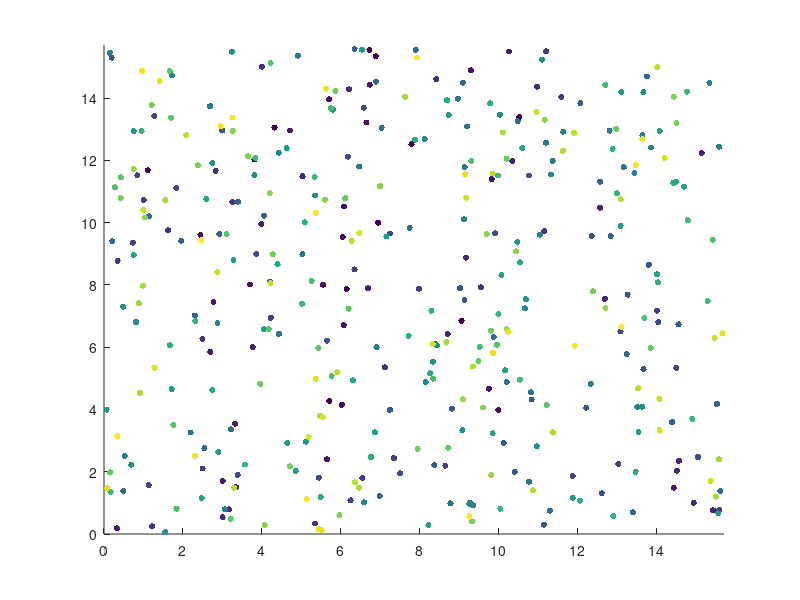

Write the MATLAB code that produced this figure. (Note: this script raises an error after producing the figure.)
clear all
close all

h = figure;
axis tight manual % this ensures that getframe() returns a consistent size
filename = 'testAnimated2d.gif';


L=5*pi;%Length
me=9.10938356*10^-31;%Mass of electron
DT=.1;%DeltaT
NT=500;%Iterations
NTOUT=25;%Not used???
NG=10;%Number of Grid Points
N=400;%Number of Particles
WP=1;
QM=-1;
V0=0.2;
VXT=0.0;
VYT=0.0;
XP1=1;
YP1=1;
VX1=0.0;
VY1=0.0;
mode=1;
Q=WP^2/(QM*N/L);
rho_back=Q*N/L^2;
dx=L/NG;%Delta X
BoundIter=10;
acc=.999

Con=130*N/L^2;
xtemp=[0:.005:.2];
ytemp=N*.005*Con*xtemp.*exp(-Con*xtemp.^2/2);


%color
c=linspace(1,10,N);

% initial loading for the 2 Stream instability
%xp=linspace(0,L-L/N,N)';
%xp=linspace(0,L/2,N)';
xp=L*rand(N,1);
%yp=linspace(0,L-L/N,N)';
%yp=L*rand(N,1)/2;
yp=L*rand(N,1);
randvtot=(-2*log((1-rand(N,1)))/Con).^.5;
randang=2*pi*rand(N,1);
vxp=0%randvtot.*cos(randang);
vyp=0%randvtot.*sin(randang);
pm=[1:N]';
pm=1-2*mod(pm,2);
vxp=vxp;%+pm.*V0;
vyp=vyp;%+pm.*V0;
% Perturbation
vxp=vxp+VX1*sin(2*pi*xp/L*mode);
vyp=vyp+VY1*sin(2*pi*yp/L*mode);
p=1:N;p=[p p;p p];
v=acc*ones(NG^2,1);
v1=ones(NG^2,1);
Poisson=-4*diag(v1)+diag(v(1:NG^2-1),1)+diag(v(1:NG^2-1),-1)+diag(v(1:NG^2-NG),-NG)+diag(v(1:NG^2-NG),NG);
Poisson=Poisson+diag(v(1:NG),NG^2-NG)+diag(v(1:NG),-NG^2+NG);

i=1;

for i=1:NG
    Poisson=Poisson+full(sparse(NG*i,NG*i-NG+1,acc,NG^2,NG^2))+full(sparse(NG*i-NG+1,NG*i,acc,NG^2,NG^2));
end
for i=1:(NG-1)
    Poisson=Poisson-full(sparse(NG*i,NG*i+1,acc,NG^2,NG^2))-full(sparse(NG*i+1,NG*i,acc,NG^2,NG^2));
end
InvPoi=inv(Poisson);


% Main computational cycle
for it=1:NT
% update xp
scatter(xp,yp,20,c,'filled') 
axis([0 L 0 L])
vtot=(vxp.^2+vyp.^2).^.5
%hold off;
%histogram([vtot;.4],80)
%axis([0 .2 0 N/4])
%hold on;
%plot(xtemp,ytemp)
    drawnow 
      % Capture the plot as an image 
      frame = getframe(h); 
      im = frame2im(frame); 
      [imind,cm] = rgb2ind(im,256); 
      % Write to the GIF File 
      if it == 1 
          imwrite(imind,cm,filename,'gif', 'Loopcount',inf); 
      else 
          imwrite(imind,cm,filename,'gif','WriteMode','append'); 
      end 
xp=xp+vxp*DT;
yp=yp+vyp*DT;
% apply bc on the particle positions
n=1;
for n=1:BoundIter
out=(xp<0); 
xp(out)=xp(out)+L;
out=(xp>=L);
xp(out)=xp(out)-L;
out=(yp<0); 
yp(out)=yp(out)+L;
out=(yp>=L);
yp(out)=yp(out)-L;
end
% projection p->g
g1=cat(2,ceil(xp/dx-.5),ceil(yp/dx-.5));%put on grid points
g=[g1;g1+1];%put on grid points
%fraz1=1-abs(xp/dx-g1+.5);%weighting
%fraz=[fraz1;1-fraz1]%weighting
fraz1=((1-abs(xp/dx-g1(1:N,1)+.5))'*diag((1-abs(yp/dx-g1(1:N,2)+.5))'))';
fraz2=((abs(xp/dx-g1(1:N,1)+.5))'*diag((1-abs(yp/dx-g1(1:N,2)+.5))'))';
fraz3=((1-abs(xp/dx-g1(1:N,1)+.5))'*diag((abs(yp/dx-g1(1:N,2)+.5))'))';
fraz4=((abs(xp/dx-g1(1:N,1)+.5))'*diag((abs(yp/dx-g1(1:N,2)+.5))'))';
fraz=[fraz1 fraz2;fraz3 fraz4];

% apply bc on the projection
n=1;
for n=1:BoundIter
out=(g<1);
g(out)=g(out)+NG;
out=(g>NG);
g(out)=g(out)-NG;
n=n+1;
end

n=1;
for n=1:N
    if n==1
        mat=full(sparse([g(1,1) g(1,1) g(1+N,1) g(1+N,1)],[g(1,2) g(1+N,2) g(1,2) g(1+N,2)],[fraz(1,1) fraz(1+N,1) fraz(1,2) fraz(1+N,2)] ,NG,NG));%matrix stating weights of each particle on each grid point
    else
        mat=cat(3,mat,full(sparse([g(n,1) g(n,1) g(n+N,1) g(n+N,1)],[g(n,2) g(n+N,2) g(n,2) g(n+N,2)],[fraz(n,1) fraz(n+N,1) fraz(n,2) fraz(n+N,2)] ,NG,NG)));%matrix stating weights of each particle on each grid point
    end
    n=n+1;
end


rho=-((Q/dx^2)*sum(mat,3))'+rho_back;%rho of each grid point
n=1;
for n=1:NG
    if n==1
        rho1=rho(1:NG,1);
    else
        rho1=cat(1,rho1,rho(1:NG,n));
    end
    n=n+1;
end
test=sum(rho1)

% computing fields
Phi=InvPoi*(-rho1(1:NG^2)*dx^2);
n=1;
for n=1:NG
    if n==1
        Phi1=Phi(1:NG);
    else
        Phi1=cat(2,Phi1,Phi((n-1)*NG+1:n*NG));
    end
    n=n+1;
end
%Electric Field in x direciton
n=1;
for n=1:NG^2
    if n==1
        Ex=[(Phi(1+NG)-Phi(NG^2-NG+1))/(2*dx)];
    else
        in1=n+NG;
        in2=n-NG;
        if in1>NG^2
            in1=in1-NG^2;
        end
        if in2<1
            in2=in2+NG^2;
        end
        Ex=[Ex;(Phi(in1)-Phi(in2))/(2*dx)];
    end
    n=n+1;
end
n=1;
for n=1:NG
    if n==1
        Ex1=Ex(1:NG);
    else
        Ex1=cat(2,Ex1,Ex((n-1)*NG+1:n*NG));
    end
    n=n+1;
end


%Electric Field in Y Direction
n=1;
for n=1:NG^2
    if n==1
        Ey=[(Phi(2)-Phi(NG))/(2*dx)];
    else
        in1=n+1;
        in2=n-1;
        if mod(in1,NG)==1
            in1=in1-NG;
        end
        if mod(in2,NG)==0
            in2=in2+NG;
        end
        Ey=[Ey;(Phi(in1)-Phi(in2))/(2*dx)];
    end
    n=n+1;
end
n=1;
for n=1:NG
    if n==1
        Ey1=Ey(1:NG);
    else
        Ey1=cat(2,Ey1,Ey((n-1)*NG+1:n*NG));
    end
    n=n+1;
end

% projection q->p and update of vp
n=1;
for n=1:N;
    vxp(n)=vxp(n)+sum(mat(:,:,n).*Ex1','all')*QM*DT;
    n=n+1;
end
for n=1:N;
    vyp(n)=vyp(n)+sum(mat(:,:,n).*Ey1','all')*QM*DT;
    n=n+1;
end
end